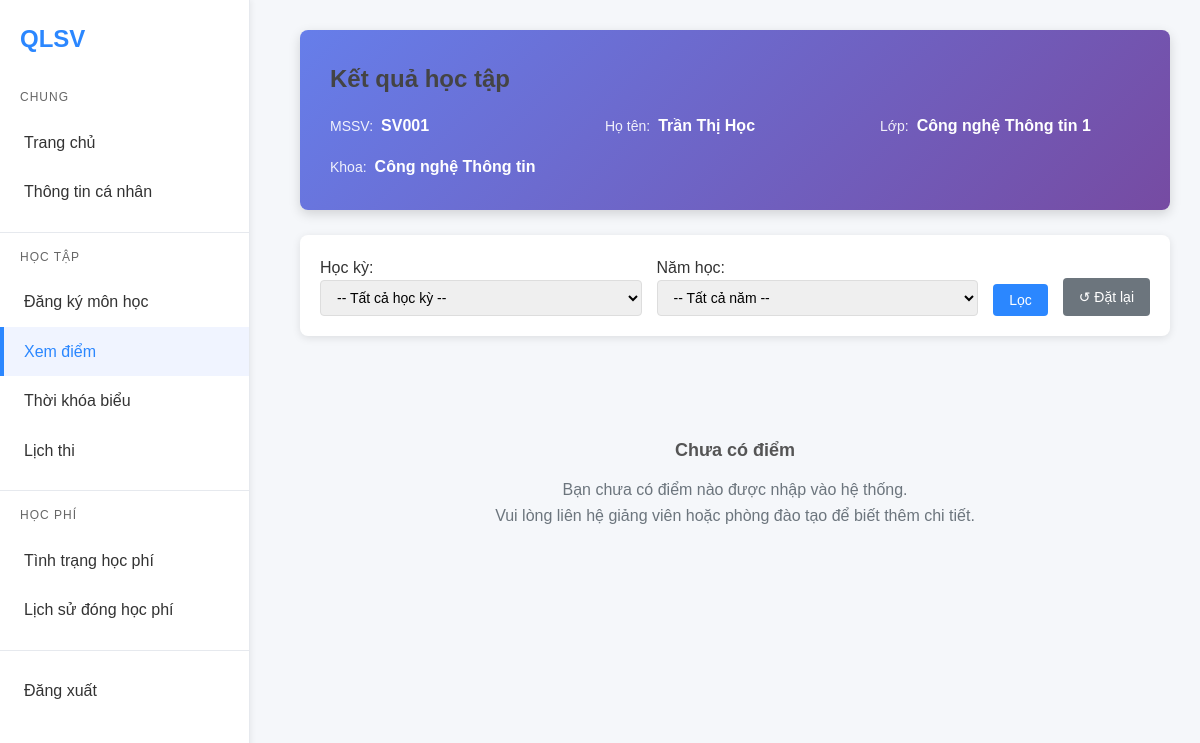
/grades/view.php (signed in), run on the app's committed database.
### tables this page shows
CREATE TABLE students (
    id INT AUTO_INCREMENT PRIMARY KEY,
    student_code VARCHAR(20) UNIQUE NOT NULL,
    user_id INT,
    full_name VARCHAR(100) NOT NULL,
    date_of_birth DATE NOT NULL,
    gender ENUM('M', 'F', 'O') NOT NULL,
    class_id INT,
    department_id INT,
    academic_year INT NOT NULL,
    created_at TIMESTAMP DEFAULT CURRENT_TIMESTAMP,
    FOREIGN KEY (user_id) REFERENCES users(id),
    FOREIGN KEY (class_id) REFERENCES classes(id),
    FOREIGN KEY (department_id) REFERENCES departments(id)
);

CREATE TABLE classes (
    id INT AUTO_INCREMENT PRIMARY KEY,
    class_code VARCHAR(20) UNIQUE NOT NULL,
    class_name VARCHAR(100) NOT NULL,
    department_id INT,
    academic_year INT NOT NULL,
    FOREIGN KEY (department_id) REFERENCES departments(id)
);

CREATE TABLE departments (
    id INT AUTO_INCREMENT PRIMARY KEY,
    department_code VARCHAR(10) UNIQUE NOT NULL,
    department_name VARCHAR(100) NOT NULL
);

### grades/view.php (the view, shortened to what this page needs)
<?php
require_once '../connect.php';
$user_id = $_SESSION['user_id'];
$student_query = "SELECT s.*, c.class_name, d.department_name
                  FROM students s
                  LEFT JOIN classes c ON s.class_id = c.id
                  LEFT JOIN departments d ON c.department_id = d.id
                  WHERE s.user_id = ?";
$stmt = mysqli_prepare($connection, $student_query);
mysqli_stmt_bind_param($stmt, "i", $user_id);
mysqli_stmt_execute($stmt);
$student = mysqli_fetch_assoc(mysqli_stmt_get_result($stmt));
$filter_semester = $_GET['semester'] ?? '';
$filter_year = $_GET['year'] ?? '';
$total_credits = 0;
$total_grade_points = 0;
$passed_credits = 0;
$failed_count = 0;
$grade_distribution = ['A' => 0, 'B' => 0, 'C' => 0, 'D' => 0, 'F' => 0];
$grades_array = [];
$gpa = $total_credits > 0 ? round($total_grade_points / $total_credits, 2) : 0;
function getAcademicRank($gpa) {
    return ['Kém', '#dc3545'];
}
$rank = getAcademicRank($gpa);
?>
<!DOCTYPE html>
<html lang="vi">
<head>
    <link rel="stylesheet" href="../css/chung.css?v=3">
</head>
<body>
    <div class="sidebar">
        <div class="brand">QLSV</div>
        <div class="nav-section">
            <div class="nav-header">Chung</div>
            <a href="../dashboard.php">Trang chủ</a>
            <a href="../profile.php">Thông tin cá nhân</a>
        </div>
        <div class="nav-section">
            <div class="nav-header">Học tập</div>
            <a href="../registration/index.php">Đăng ký môn học</a>
            <a href="view.php" class="active">Xem điểm</a>
            <a href="../schedule/index.php">Thời khóa biểu</a>
            <a href="../schedule/lichthi.php">Lịch thi</a>
        </div>
        <div class="nav-section">
            <div class="nav-header">Học phí</div>
            <a href="../tuition/status.php">Tình trạng học phí</a>
            <a href="../tuition/history.php">Lịch sử đóng học phí</a>
        </div>
        <div class="nav-section">
            <a href="../logout.php">Đăng xuất</a>
        </div>
    </div>
    <div class="main">
        <div class="student-header">
            <h2> Kết quả học tập</h2>
            <div class="student-info">
                <div class="info-item">
                    <span class="info-label">MSSV:</span>
                    <span class="info-value"><?php echo htmlspecialchars($student['student_code']); ?></span>
                </div>
                <div class="info-item">
                    <span class="info-label">Họ tên:</span>
                    <span class="info-value"><?php echo htmlspecialchars($student['full_name']); ?></span>
                </div>
                <div class="info-item">
                    <span class="info-label">Lớp:</span>
                    <span class="info-value"><?php echo htmlspecialchars($student['class_name'] ?? 'Chưa có'); ?></span>
                </div>
                <div class="info-item">
                    <span class="info-label">Khoa:</span>
                    <span class="info-value"><?php echo htmlspecialchars($student['department_name'] ?? 'Chưa có'); ?></span>
                </div>
            </div>
        </div>
        <div class="filter-section">
            <form method="get" action="view.php">
                <div class="filter-row">
                    <div class="filter-group">
                        <label>Học kỳ:</label>
                        <select name="semester" class="form-control">
                            <option value="">-- Tất cả học kỳ --</option>
                        </select>
                    </div>
                    <div class="filter-group">
                        <label>Năm học:</label>
                        <select name="year" class="form-control">
                            <option value="">-- Tất cả năm --</option>
                        </select>
                    </div>
                    <button type="submit" class="btn btn-primary"> Lọc</button>
                    <a href="view.php" class="btn btn-secondary">↺ Đặt lại</a>
                </div>
            </form>
        </div>
        <?php if (!empty($grades_array)): ?>
        <div class="stats-grid">
            <div class="stat-card gpa">
                <div class="stat-label">Điểm trung bình (GPA)</div>
                <div class="stat-value"><?php echo number_format($gpa, 2); ?></div>
                <span class="stat-rank" style="background: <?php echo $rank[1]; ?>">
                    <?php echo $rank[0]; ?>
                </span>
            </div>
            <div class="stat-card credits">
                <div class="stat-label">Tổng tín chỉ tích lũy</div>
                <div class="stat-value"><?php echo $passed_credits; ?></div>
                <small style="color: #6c757d;">/ <?php echo $total_credits; ?> tín chỉ đã học</small>
            </div>
            <div class="stat-card passed">
                <div class="stat-label">Môn đạt</div>
                <div class="stat-value"><?php echo count($grades_array) - $failed_count; ?></div>
                <small style="color: #6c757d;">môn học</small>
            </div>
            <div class="stat-card failed">
                <div class="stat-label">Môn chưa đạt</div>
                <div class="stat-value"><?php echo $failed_count; ?></div>
                <small style="color: #6c757d;">môn học</small>
            </div>
        </div>
        <div class="grades-table">
            <table>
                <thead>
                    <tr>
                        <th style="width: 100px;">Mã môn</th>
                        <th>Tên môn học</th>
                        <th style="width: 80px; text-align: center;">Tín chỉ</th>
                        <th style="width: 150px;">Giảng viên</th>
                        <th style="width: 100px; text-align: center;">Điểm giữa kì</th>
                        <th style="width: 100px; text-align: center;">Điểm cuối kì</th>
                        <th style="width: 100px; text-align: center;">Điểm tổng kết</th>
                        <th style="width: 80px; text-align: center;">Xếp loại</th>
                        <th style="width: 120px;">Học kỳ</th>
                    </tr>
                </thead>
                <tbody>
                    <?php foreach ($grades_array as $grade): ?>
                    <tr>
                        <td><strong><?php echo htmlspecialchars($grade['subject_code']); ?></strong></td>
                        <td><?php echo htmlspecialchars($grade['subject_name']); ?></td>
                        <td style="text-align: center;"><?php echo $grade['credits']; ?></td>
                        <td><?php echo htmlspecialchars($grade['teacher_name'] ?? 'Chưa phân công'); ?></td>
                        <td style="text-align: center;" class="score-cell">
                            <?php echo $grade['midterm_score'] !== null ? number_format($grade['midterm_score'], 1) : '-'; ?>
                        </td>
                        <td style="text-align: center;" class="score-cell">
                            <?php echo $grade['final_exam_score'] !== null ? number_format($grade['final_exam_score'], 1) : '-'; ?>
                        </td>
                        <td style="text-align: center;" class="score-cell"
                            style="color: <?php echo getGradeColor($grade['final_score']); ?>">
                            <strong>
                                <?php echo $grade['final_score'] !== null ? number_format($grade['final_score'], 1) : '-'; ?>
                            </strong>
                        </td>
                        <td style="text-align: center;">
                            <span class="letter-grade"
                                  style="background: <?php echo getGradeColor($grade['final_score']); ?>">
                                <?php echo getLetterGrade($grade['final_score']); ?>
                            </span>
                        </td>
                        <td>
                            HK<?php echo $grade['semester']; ?> / <?php echo $grade['academic_year']; ?>-<?php echo $grade['academic_year'] + 1; ?>
                        </td>
                    </tr>
                    <?php endforeach; ?>
                </tbody>
            </table>
        </div>
        <div class="chart-container">
            <div class="chart-title"> Phân bố xếp loại</div>
            <div class="chart-bars">
                <?php
                $max_count = max($grade_distribution);
                $grade_labels = ['A' => 'Xuất sắc', 'B' => 'Giỏi', 'C' => 'Khá', 'D' => 'Trung bình', 'F' => 'Yếu/Kém'];
                foreach ($grade_distribution as $letter => $count):
                    $height = $max_count > 0 ? ($count / $max_count * 100) : 0;
                ?>
                <div class="chart-bar">
                    <div class="bar" style="height: <?php echo $height; ?>%;">
                        <?php if ($count > 0): ?>
                        <div class="bar-value"><?php echo $count; ?></div>
                        <?php endif; ?>
                    </div>
                    <div class="bar-label"><?php echo $letter; ?></div>
                    <small style="color: #6c757d; font-size: 11px;">
                        <?php echo $grade_labels[$letter]; ?>
                    </small>
                </div>
                <?php endforeach; ?>
            </div>
        </div>
        <?php else: ?>
        <div class="empty-state">
            <h3>Chưa có điểm</h3>
            <p>
                <?php if ($filter_semester || $filter_year): ?>
                    Không tìm thấy điểm cho học kỳ đã chọn.
                <?php else: ?>
                    Bạn chưa có điểm nào được nhập vào hệ thống.<br>
                    Vui lòng liên hệ giảng viên hoặc phòng đào tạo để biết thêm chi tiết.
                <?php endif; ?>
            </p>
        </div>
        <?php endif; ?>
    </div>
</body>
</html>

### css/chung.css (style rules this page uses)
* { margin: 0; padding: 0; box-sizing: border-box; }
body { font-family: Arial, Helvetica, sans-serif; background: #f5f7fa; line-height: 1.6; color: #333; min-height: 100vh; }
.sidebar { position: fixed !important; left: 0; top: 0; width: 250px !important; height: 100vh !important; background: #fff; border-right: 1px solid #e6e9ee; padding-top: 20px; z-index: 1000; overflow-y: auto; box-shadow: 2px 0 5px rgba(0,0,0,0.05); }
.main { margin-left: 270px !important; padding: 30px; min-height: 100vh; }
.brand { font-weight: bold !important; padding: 0 20px 20px !important; color: #2b87ff !important; font-size: 24px !important; }
.sidebar a { display: block !important; padding: 12px 20px !important; color: #333 !important; text-decoration: none !important; border-left: 4px solid transparent !important; transition: all 0.3s ease !important; }
.sidebar a:hover, .sidebar a.active { background: #f0f4ff !important; border-left-color: #2b87ff !important; color: #2b87ff !important; }
.filter-row { display: flex; gap: 15px; align-items: end; flex-wrap: wrap; }
.filter-group { flex: 1; min-width: 200px; }
.form-control { width: 100%; padding: 8px 12px; border: 1px solid #ddd; border-radius: 4px; font-size: 14px; }
.nav-section { margin-bottom: 15px; border-bottom: 1px solid #e6e9ee; padding-bottom: 15px; }
.nav-section:last-child { border-bottom: none; }
.nav-header { padding: 0 20px; color: #666; font-size: 12px; text-transform: uppercase; letter-spacing: 1px; margin: 10px 0; }
h2 { color: #444; margin-bottom: 15px; font-size: 20px; }
h3 { color: #555; margin-bottom: 12px; font-size: 18px; }
input[type="text"], input[type="password"], input[type="email"], input[type="number"], input[type="date"], select, textarea { width: 100%; padding: 8px 12px; border: 1px solid #ddd; border-radius: 4px; font-size: 14px; transition: border-color 0.3s ease; }
.btn { display: inline-block; padding: 8px 16px; border: none; border-radius: 4px; cursor: pointer; font-size: 14px; font-weight: 500; text-decoration: none; transition: background-color 0.3s ease; }
.btn-primary { background: #2b87ff; color: white; }
.btn-secondary { background: #6c757d; color: white; }

### grades/view.php (style rules this page uses)
.student-header { background: linear-gradient(135deg, #667eea 0%, #764ba2 100%); color: white; padding: 30px; border-radius: 8px; margin-bottom: 25px; box-shadow: 0 4px 12px rgba(0,0,0,0.15); }
.student-header h2 { margin: 0 0 10px 0; font-size: 24px; }
.student-info { display: grid; grid-template-columns: repeat(auto-fit, minmax(200px, 1fr)); gap: 15px; margin-top: 15px; }
.info-item { display: flex; align-items: center; gap: 8px; }
.info-label { opacity: 0.9; font-size: 14px; }
.info-value { font-weight: 600; }
.filter-section { background: white; padding: 20px; border-radius: 8px; margin-bottom: 20px; box-shadow: 0 2px 8px rgba(0,0,0,0.1); }
.filter-row { display: flex; gap: 15px; align-items: end; flex-wrap: wrap; }
.filter-group { flex: 1; min-width: 200px; }
.empty-state { text-align: center; padding: 60px 20px; color: #6c757d; }

### data on the page
students: student_code "SV001", full_name "Trần Thị Học", class.class_name "Công nghệ Thông tin 1", department.department_name "Công nghệ Thông tin"
